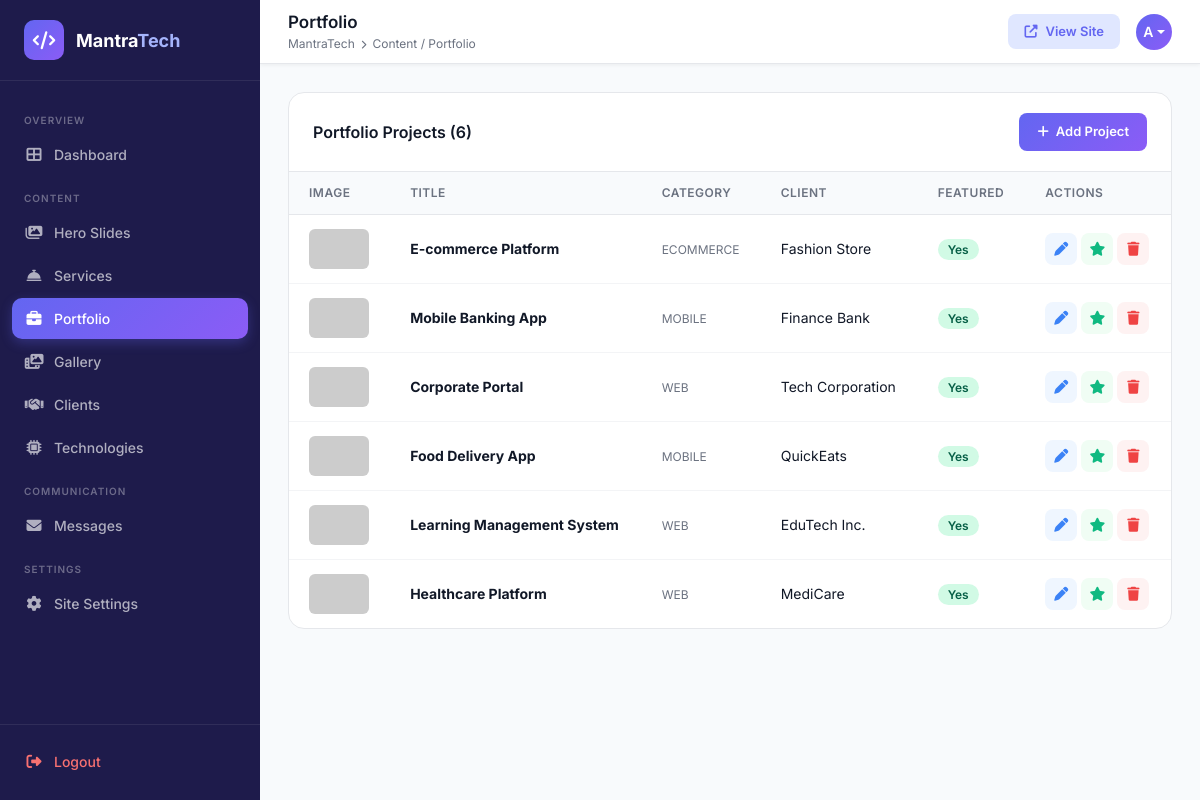
/admin/portfolio.php (signed in), run on the app's committed database.
### tables this page shows
CREATE TABLE IF NOT EXISTS portfolio (
    id INT AUTO_INCREMENT PRIMARY KEY,
    title VARCHAR(255) NOT NULL,
    category VARCHAR(100),
    client VARCHAR(255),
    description TEXT,
    image VARCHAR(255),
    technologies VARCHAR(255),
    project_url VARCHAR(255),
    is_featured TINYINT(1) DEFAULT 1,
    display_order INT DEFAULT 0,
    created_at TIMESTAMP DEFAULT CURRENT_TIMESTAMP
);

### admin/portfolio.php (the view, shortened to what this page needs)
<?php
require_once '_header.php';
$action = $_GET['action'] ?? 'list';
$editItem = null;
$items = [];
if ($conn) {
    $res = mysqli_query($conn, "SELECT * FROM portfolio ORDER BY display_order, created_at DESC");
    while ($row = mysqli_fetch_assoc($res)) $items[] = $row;
}
?>
<?php if ($action === 'add' || $action === 'edit'): ?>
<div class="row">
    <div class="col-lg-8">
        <div class="admin-card-header" style="background:#fff; border-radius:16px 16px 0 0; border:1px solid #e5e7eb; border-bottom:none;">
            <div class="admin-card-title"><?= $editItem ? 'Edit Project' : 'Add Portfolio Project' ?></div>
            <a href="portfolio.php" class="btn-primary-custom" style="background:#6b7280; padding:7px 14px; font-size:13px;"><i class="fas fa-arrow-left"></i> Back</a>
        </div>
        <div class="form-card" style="border-radius: 0 0 16px 16px;">
            <form method="POST" enctype="multipart/form-data">
                <?php if ($editItem): ?><input type="hidden" name="id" value="<?= $editItem['id'] ?>"><?php endif; ?>
                <div class="row g-3">
                    <div class="col-md-8">
                        <label class="form-label">Project Title *</label>
                        <input type="text" name="title" class="form-control" required value="<?= htmlspecialchars($editItem['title'] ?? '') ?>">
                    </div>
                    <div class="col-md-4">
                        <label class="form-label">Category</label>
                        <select name="category" class="form-select">
                            <?php foreach (['web'=>'Web', 'mobile'=>'Mobile', 'ecommerce'=>'E-commerce', 'design'=>'UI/UX', 'other'=>'Other'] as $val => $label): ?>
                            <option value="<?= $val ?>" <?= ($editItem['category'] ?? '') === $val ? 'selected' : '' ?>><?= $label ?></option>
                            <?php endforeach; ?>
                        </select>
                    </div>
                    <div class="col-md-6">
                        <label class="form-label">Client Name</label>
                        <input type="text" name="client" class="form-control" value="<?= htmlspecialchars($editItem['client'] ?? '') ?>">
                    </div>
                    <div class="col-md-6">
                        <label class="form-label">Project URL</label>
                        <input type="url" name="project_url" class="form-control" value="<?= htmlspecialchars($editItem['project_url'] ?? '') ?>" placeholder="https://...">
                    </div>
                    <div class="col-12">
                        <label class="form-label">Technologies Used</label>
                        <input type="text" name="technologies" class="form-control" value="<?= htmlspecialchars($editItem['technologies'] ?? '') ?>" placeholder="PHP, React, MySQL">
                    </div>
                    <div class="col-12">
                        <label class="form-label">Description</label>
                        <textarea name="description" class="form-control" rows="4"><?= htmlspecialchars($editItem['description'] ?? '') ?></textarea>
                    </div>
                    <div class="col-12">
                        <label class="form-label">Project Image</label>
                        <input type="file" name="image_file" class="form-control mb-2" accept="image/*">
                        <small class="text-muted">Or paste image URL:</small>
                        <input type="url" name="image_url" class="form-control mt-1" value="<?= htmlspecialchars(str_starts_with($editItem['image'] ?? '', 'http') ? $editItem['image'] : '') ?>" placeholder="https://example.com/image.jpg">
                        <?php if ($editItem && $editItem['image']): ?>
                        <div class="mt-2">
                            <?php $imgSrc = str_starts_with($editItem['image'], 'http') ? $editItem['image'] : '../assets/images/'.$editItem['image']; ?>
                            <img src="<?= htmlspecialchars($imgSrc) ?>" style="max-height:80px; border-radius:8px;" onerror="this.style.display='none'">
                        </div>
                        <?php endif; ?>
                    </div>
                    <div class="col-md-4">
                        <label class="form-label">Display Order</label>
                        <input type="number" name="display_order" class="form-control" min="0" value="<?= $editItem['display_order'] ?? 0 ?>">
                    </div>
                    <div class="col-12">
                        <button type="submit" class="btn-primary-custom"><i class="fas fa-save"></i> <?= $editItem ? 'Update Project' : 'Add Project' ?></button>
                    </div>
                </div>
            </form>
        </div>
    </div>
</div>
<?php else: ?>
<div class="admin-card">
    <div class="admin-card-header">
        <div class="admin-card-title">Portfolio Projects (<?= count($items) ?>)</div>
        <a href="portfolio.php?action=add" class="btn-primary-custom"><i class="fas fa-plus"></i> Add Project</a>
    </div>
    <div class="table-responsive">
        <table class="admin-table">
            <thead>
                <tr><th>Image</th><th>Title</th><th>Category</th><th>Client</th><th>Featured</th><th>Actions</th></tr>
            </thead>
            <tbody>
                <?php foreach ($items as $item): ?>
                <tr>
                    <td>
                        <?php $imgSrc = str_starts_with($item['image'], 'http') ? $item['image'] : '../assets/images/'.$item['image']; ?>
                        <img src="<?= htmlspecialchars($imgSrc) ?>" style="width:60px;height:40px;object-fit:cover;border-radius:6px;" onerror="this.src='https://via.placeholder.com/60x40?text=N/A'">
                    </td>
                    <td><strong><?= htmlspecialchars($item['title']) ?></strong></td>
                    <td><span style="font-size:12px; text-transform:uppercase; color:#6b7280;"><?= htmlspecialchars($item['category']) ?></span></td>
                    <td><?= htmlspecialchars($item['client']) ?></td>
                    <td><?= $item['is_featured'] ? '<span class="badge-active">Yes</span>' : '<span class="badge-inactive">No</span>' ?></td>
                    <td>
                        <div class="d-flex gap-1">
                            <a href="portfolio.php?action=edit&id=<?= $item['id'] ?>" class="btn-sm-icon btn-edit"><i class="fas fa-pen"></i></a>
                            <a href="portfolio.php?toggle=<?= $item['id'] ?>" class="btn-sm-icon btn-toggle"><i class="fas fa-star"></i></a>
                            <a href="portfolio.php?delete=<?= $item['id'] ?>" class="btn-sm-icon btn-delete" onclick="return confirm('Delete this project?')"><i class="fas fa-trash"></i></a>
                        </div>
                    </td>
                </tr>
                <?php endforeach; ?>
            </tbody>
        </table>
    </div>
</div>
<?php endif; ?>
<?php require_once '_footer.php'; ?>

### admin/_header.php (style rules this page uses)
:root { --primary: #6366f1; --primary-dark: #4f46e5; --primary-light: #e0e7ff; --sidebar-width: 260px; --header-height: 64px; --bg-main: #f8fafc; --bg-card: #ffffff; --text-main: #111827; --text-muted: #6b7280; --border: #e5e7eb; --success: #10b981; --danger: #ef4444; --warning: #f59e0b; --info: #3b82f6; }
* { margin: 0; padding: 0; box-sizing: border-box; }
body { font-family: 'Inter', sans-serif; background: var(--bg-main); color: var(--text-main); }
.admin-card { background: var(--bg-card); border-radius: 16px; border: 1px solid var(--border); overflow: hidden; }
.admin-card-header { padding: 20px 24px; border-bottom: 1px solid var(--border); display: flex; align-items: center; justify-content: space-between; }
.admin-card-title { font-size: 16px; font-weight: 600; color: var(--text-main); }
.admin-table { width: 100%; border-collapse: collapse; }
.admin-table thead th { background: var(--bg-main); padding: 12px 20px; font-size: 12px; font-weight: 600; text-transform: uppercase; letter-spacing: 0.5px; color: var(--text-muted); border-bottom: 1px solid var(--border); text-align: left; }
.admin-table tbody td { padding: 14px 20px; font-size: 14px; border-bottom: 1px solid #f3f4f6; vertical-align: middle; }
.admin-table tbody tr:last-child td { border-bottom: none; }
.btn-primary-custom { background: linear-gradient(135deg, #6366f1, #8b5cf6); color: white; border: none; border-radius: 8px; padding: 9px 18px; font-size: 13px; font-weight: 600; font-family: 'Inter', sans-serif; cursor: pointer; display: inline-flex; align-items: center; gap: 7px; text-decoration: none; transition: all 0.2s; }
.btn-sm-icon { width: 32px; height: 32px; border-radius: 8px; border: none; display: inline-flex; align-items: center; justify-content: center; font-size: 14px; cursor: pointer; transition: all 0.2s; text-decoration: none; }
.btn-edit { background: #eff6ff; color: #3b82f6; }
.btn-delete { background: #fef2f2; color: #ef4444; }
.btn-toggle { background: #f0fdf4; color: #10b981; }
.badge-active { background: #d1fae5; color: #065f46; padding: 3px 10px; border-radius: 20px; font-size: 12px; font-weight: 600; }

### data on the page
portfolio: title "E-commerce Platform", category "ECOMMERCE", client "Fashion Store", is_featured "Yes"
portfolio: title "Mobile Banking App", category "MOBILE", client "Finance Bank", is_featured "Yes"
portfolio: title "Corporate Portal", category "WEB", client "Tech Corporation", is_featured "Yes"
portfolio: title "Food Delivery App", category "MOBILE", client "QuickEats", is_featured "Yes"
portfolio: title "Learning Management System", category "WEB", client "EduTech Inc.", is_featured "Yes"
portfolio: title "Healthcare Platform", category "WEB", client "MediCare", is_featured "Yes"

### other printed values
count($items) "6"
